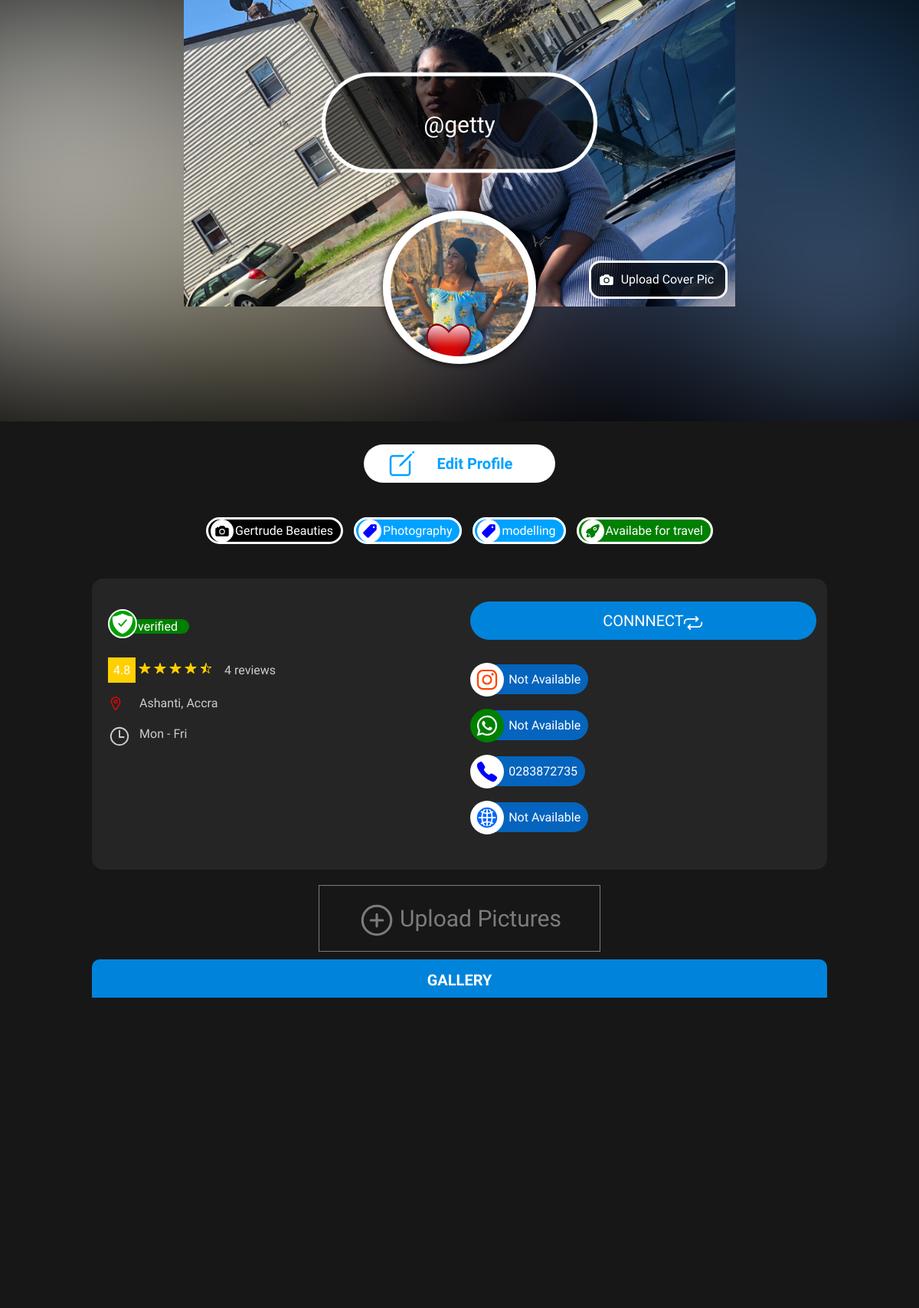
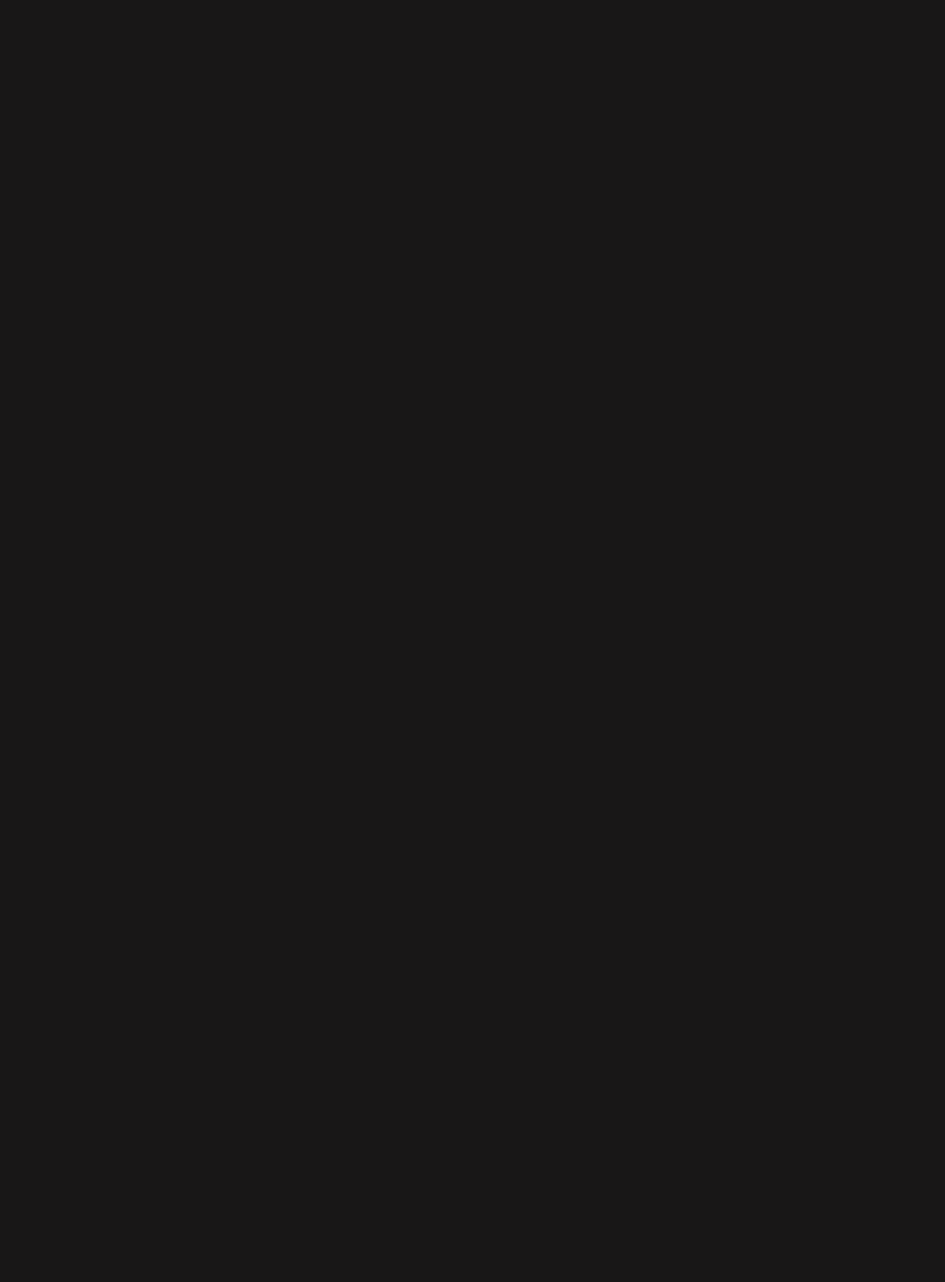
/u.php?name=getty (signed in, upper part), run on the app's committed database (2 pictures, top to bottom).
### tables this page shows
CREATE TABLE `freelancers` (
  `ID` int(11) NOT NULL,
  `FULL_NAME` varchar(70) DEFAULT NULL,
  `USERNAME` varchar(20) DEFAULT NULL,
  `PROFILE_ID` varchar(50) DEFAULT NULL,
  `PHONE` varchar(20) DEFAULT NULL,
  `WHATSAPP` varchar(20) NOT NULL,
  `WEBSITE` varchar(100) NOT NULL,
  `INSTAGRAM` varchar(100) NOT NULL,
  `EMAIL` varchar(45) DEFAULT NULL,
  `REGION` varchar(35) DEFAULT NULL,
  `CITY` varchar(35) DEFAULT NULL,
  `LANCER_TYPE` varchar(25) DEFAULT NULL,
  `COMPANY_NAME` varchar(50) DEFAULT NULL,
  `WORKING_DAYS` varchar(20) NOT NULL,
  `CATEGORY` varchar(100) DEFAULT NULL,
  `TRAVEL` varchar(10) DEFAULT NULL,
  `EMAIL_CODE` int(6) DEFAULT NULL,
  `EMAIL_VERIFIED` int(1) NOT NULL,
  `VERIFIED` varchar(3) DEFAULT NULL,
  `RATING` int(10) DEFAULT NULL,
  `FEATURED` varchar(3) DEFAULT NULL,
  `DESCRIPTION` varchar(1000) DEFAULT NULL,
  `PWD` varchar(255) NOT NULL,
  `RESET_PWD` int(11) NOT NULL,
  `DATE_CREATED` varchar(15) NOT NULL,
  `TIME_CREATED` varchar(15) NOT NULL,
  `DATE_VERIFIED` varchar(15) NOT NULL,
  `TIME_VERIFIED` varchar(15) NOT NULL
);

CREATE TABLE `profile_pic` (
  `ID` int(11) NOT NULL,
  `USERNAME` varchar(100) NOT NULL,
  `IMG_SRC` varchar(100) NOT NULL,
  `COVER` varchar(100) NOT NULL
);

CREATE TABLE `gallery` (
  `ID` int(11) NOT NULL,
  `USERNAME` varchar(100) NOT NULL,
  `IMG_SRC` varchar(100) NOT NULL
);

### classes/controller.php (called while the page is built, shortened)
<?php
    class Controller extends model{
        public function checkStatus($sessDet){
            $getSes = $this->dbconnection();
            $sessProf = 'SELECT USERNAME FROM freelancers WHERE PROFILE_ID = ?';
            $varSess = $getSes->prepare($sessProf);
            $varSess->execute([$sessDet]);
            if($varSess->rowCount() == 1){
               $stats = 'freelancer';
            }
            return $stats;
        }
    }

### myauto.php (called while the page is built, shortened)
<?php
    function myAutoLoader($getClass){
        $path = "classes/";
        $ext = ".php";
        $fullPath = $path . $getClass . $ext;
    }

### classes/model.php (called while the page is built, shortened)
<?php
    class model extends dbconn{
        protected function getUsers($user){
            $getConn = $this->connect();
            $verified = 'YES';
            $sql= "SELECT * FROM freelancers WHERE USERNAME = :user and VERIFIED = :verified";
            $getAll = $getConn->prepare($sql);
            $getAll->execute(['user' => $user, 'verified' => $verified]);
            return $getAll;
        }
        protected function getPic($pic){
            $sql = "SELECT IMG_SRC, COVER FROM profile_pic WHERE USERNAME = ?";
            $stmt = $this->connect()->prepare($sql);
            $stmt->execute([$pic]);
            return $stmt;
        }
        protected function senRat($user){
            $getTotRat = "SELECT LANCER FROM rating WHERE LANCER = ?";
            $stmt_rat = $this->connect()->prepare($getTotRat);
            $stmt_rat->execute([$user]);
            $totRev = $stmt_rat->rowCount();
            return $totRev;
        }
        protected function calStar($lancer){
            $sql = "SELECT STAR FROM rating WHERE LANCER = ?";
            $stmt = $this->connect()->prepare($sql);
            $stmt->execute([$lancer]);
            if($stmt->rowCount() > 0){
                $donStar = $stmt->fetchAll();
                $totStar = 0;
                foreach($donStar as $weStar){
                    $totStarr = $weStar['STAR'];
                    $totStar += $totStarr;
                }
                $granStar = ($totStar) / ($stmt->rowCount());
                $granStar = round($granStar, 1);
            }
            else{
                $granStar = 'NA';
            }
            return $granStar;
        }
    }

### classes/view.php (called while the page is built, shortened)
<?php
    class view extends model{
        public function viewUser($user){
            $getAllUsers = $this->getUsers($user);
            return $getAllUsers;
        }
        public function getProfilePic($pic){
            $getPics = $this->getPic($pic);
            return $getPics;
        }
        public function getTotRat($user){
            $getRat = $this->senRat($user);
            return $getRat;
        }
        public function getStar($lancer){
            $allStar = $this->calStar($lancer);
            return $allStar;
        }
    }

### classes/dbconn.php (called while the page is built)
<?php
    class dbconn{
        private $host = 'localhost';
        private $user = 'root';
        private $pwd = '';
        private $dbName = 'phomod';
        protected function connect(){
            $dsn = 'mysql:host=' . $this->host . ';dbname=' . $this->dbName;
            $pdo = new PDO($dsn, $this->user, $this->pwd);
            $pdo->setAttribute(PDO::ATTR_DEFAULT_FETCH_MODE, PDO::FETCH_ASSOC);
            return $pdo;
        }
    }

### dash/private.php (the view, shortened to what this page needs)
<?php $getStats = $meconn->checkStatus($sesDet);?>
<?php if($getStats == 'freelancer'):?>
    <?php if($getUserInfo->rowCount() == 0):?>
        <?php include 'review.html'?>
    <?php else:?>
    <?php foreach($getUserDet as $userr):?>
        <?php include 'dasheader.php'?>
        <?php
            $pic = $userr['USERNAME'];
            $picObj = new view;
            $getPicMet = $picObj->getProfilePic($pic);
        ?>
        <section id="cover">
            <?php if($getPicMet->rowCount() == 0): ?>
                    <?php $src = 'profilepic/avatar.jpg';?>
                    <?php $cov = 'profilepic/no-cover.png';?>
            <?php elseif($getPicMet->rowCount() > 0):?>
                <?php while($row = $getPicMet->fetch()): ?>
                    <?php if(empty($row['COVER'])):?>
                        <?php $cov = 'profilepic/no-cover.png';?>
                        <?php $src = 'profilepic/'.$row['IMG_SRC']; ?>
                    <?php elseif(empty($row['IMG_SRC'])):?>
                        <?php $src = 'profilepic/avatar.jpg';?>
                        <?php $cov = 'profilepic/'.$row['COVER'];?>
                    <?php else:?>
                        <?php $cov = 'profilepic/'.$row['COVER'];?>
                        <?php $src = 'profilepic/'.$row['IMG_SRC']; ?>
                    <?php endif ?>
                <?php endwhile ?>
            <?php endif ?>
            <div class="cover-phot" style="background: url(<?php echo $cov;?>);background-position:center;background-size:cover">
                <div class="cover-name">
                    <p class="cov">
                    <?php echo '@'.$userr['USERNAME'];?>
                    </p>
                </div>
                <div class="cov-up">
                    <button class="cov-link" data-toggle="modal" data-target="#coverModal"><ion-icon name="camera" class="cam-icon"></ion-icon>&nbsp;<span>Upload Cover Pic</span></button>
                </div>
            </div>
            <div class="dp" style="background: url(<?php echo $src?>);background-position:center;background-size:cover">
            </div>
        </section>
        <p class="edit"><a href="profile/edit.php?name=<?php echo $pic?>"><ion-icon name="create-outline" class="edit-prof"></ion-icon><span>Edit Profile</span></a></p>
    <?php
            $catStmt = "SELECT CATEGORY, RATING, TRAVEL, WORKING_DAYS, COMPANY_NAME, REGION, CITY, INSTAGRAM, WHATSAPP, WEBSITE, PHONE, DESCRIPTION FROM freelancers WHERE USERNAME = :uid";
            $valStmt = $getConn->prepare($catStmt);
            $valStmt->execute(['uid' => $pic]);
            $getCat = $valStmt->fetchAll();
            $gehRevv = $getUserObj->getTotRat($user);
            foreach($getCat as $allTags){
                $getEach = explode(",", $allTags["CATEGORY"]);
                $isTravel = $allTags["TRAVEL"];
                $comName = $allTags["COMPANY_NAME"];
                $region = $allTags["REGION"];
                $city = $allTags["CITY"];
                $instagram = $allTags["INSTAGRAM"];
                $whatsapp = $allTags["WHATSAPP"];
                $website = $allTags["WEBSITE"];
                $phone = $allTags["PHONE"];
                $desc = $allTags["DESCRIPTION"];
                $days = $allTags["WORKING_DAYS"];
            }
            $tTags = count($getEach);
            $social = [$whatsapp, $website, $instagram];
            $slen = count($social);
            for($m = 0; $m < $slen; $m++){
                if(empty($social[$m])){
                    $social[$m] = "Not Available";
                }
            }
        ?>
        <section class="tag-section">
            <div class="hold-tags">
                <p>
                    <?php if(!empty($comName)):?>
                        <span class="t-span comp"><ion-icon name="camera" class="cam-ico"></ion-icon><span class="name-only"><?php echo $comName?></span></span>
                    <?php endif?>
                    <?php for($k = 0; $k < $tTags; $k++):?>
                        <span class="t-span"><ion-icon name="pricetag" class="tag-ico"></ion-icon><span class="name-only"><?php echo $getEach[$k]?></span></span>
                    <?php endfor?>
                    <?php if($isTravel == 'YES'):?>
                        <span class="t-span trav"><ion-icon name="rocket" class="roc-ico"></ion-icon><span class="name-only">Availabe for travel</span></span>
                    <?php endif?>
                </p>
            </div>
        </section>
        <section class="details">
            <div class="row">
                <div class="span-s-of-s">
                    <div class="span-2-of-1">
                        <div class="others">
                            <p><ion-icon class="ver-ico" name="shield-checkmark"></ion-icon><span class="ver-span">verified</span></p>
                        </div>
                        <div class="rate">
                            <p><span class="ratee"><?php echo $lanStar?></span>
                                <?php echo $gehRevv?> reviews
                            </p>
                            <p class="location"><ion-icon class="loc-ico" name="location-outline"></ion-icon>&nbsp;<span><?php echo ucwords($region) . ", ". ucfirst($city)?></span></p>
                        </div>
                        <p class="work-day">
                        <ion-icon name="time-outline" class="icon time"></ion-icon> <span><?php echo $days?></span>
                        </p>
                        <p class="username"><?php echo $desc?></p>
                    </div>
                </div>
                <div class="span-s-of-s last">
                    <div class="span-2-of-2">
                        <p class="connect">CONNNECT <ion-icon name="repeat" class="ico con-ico"></ion-icon></p>
                        <p class="p-down"><ion-icon name="logo-instagram" class="ico insta"></ion-icon><span><?php echo $social[2]?></span></p>
                        <p class="p-down"><ion-icon name="logo-whatsapp" class="ico whats"></ion-icon><span><?php echo $social[0]?></span></p>
                        <p class="p-down"><ion-icon name="call" class="ico call"></ion-icon><span><?php echo $phone?></span></p>
                        <p class="p-down"><ion-icon name="globe" class="ico web"></ion-icon><span><?php echo $social[1]?></span></p>
                    </div>
                </div>
            </div>
        </section>
        <section class="pho-gal">
            <div class="upload">
                <button class="up-pics" data-toggle="modal" data-target="#galleryModal"><ion-icon class="add" name="add-circle-outline"></ion-icon> <span>Upload Pictures</span></button>
            </div>
            <div class="sec-title">
                <p class="feat-text">GALLERY</p>
            </div>
            <?php
                $sql = "SELECT IMG_SRC FROM gallery WHERE USERNAME = :pic ORDER BY ID DESC";
                $val_sql = $getConn->prepare($sql);
                $val_sql->execute(['pic' => $pic]);
            ?>
            <div class="row">
                <div class="row">
                <?php if($val_sql->rowCount() > 0):?>
                    <?php while($galRow = $val_sql->fetch()):?>
                        <div class="span-1-of-3">
                            <div class="div-img" style="background: url('gallery/<?php echo $galRow['IMG_SRC'];?>');background-position:center;background-size:cover"></div>
                        </div>
                    <?php endwhile ?>
                    <?php else:?>
                <?php endif ?>
                </div>
            </div>
        </section>
    <?php endforeach ?>
    <?php endif?>
<?php elseif($getStats == 'individual'):?>
    <?php header("Location : /");?>
<?php else:?>
    <?php include 'error404.html'?>
<?php endif?>

### data on the page
freelancers: profile_pic.COVER (picture), USERNAME "getty", profile_pic.IMG_SRC (picture), COMPANY_NAME "Gertrude Beauties", CATEGORY "Photography", CATEGORY "modelling", TRAVEL "YES" (drawn), gehRevv "4", REGION "Ashanti", CITY "Accra", WORKING_DAYS "Mon - Fri", social "Not Available", PHONE "0283872735"
